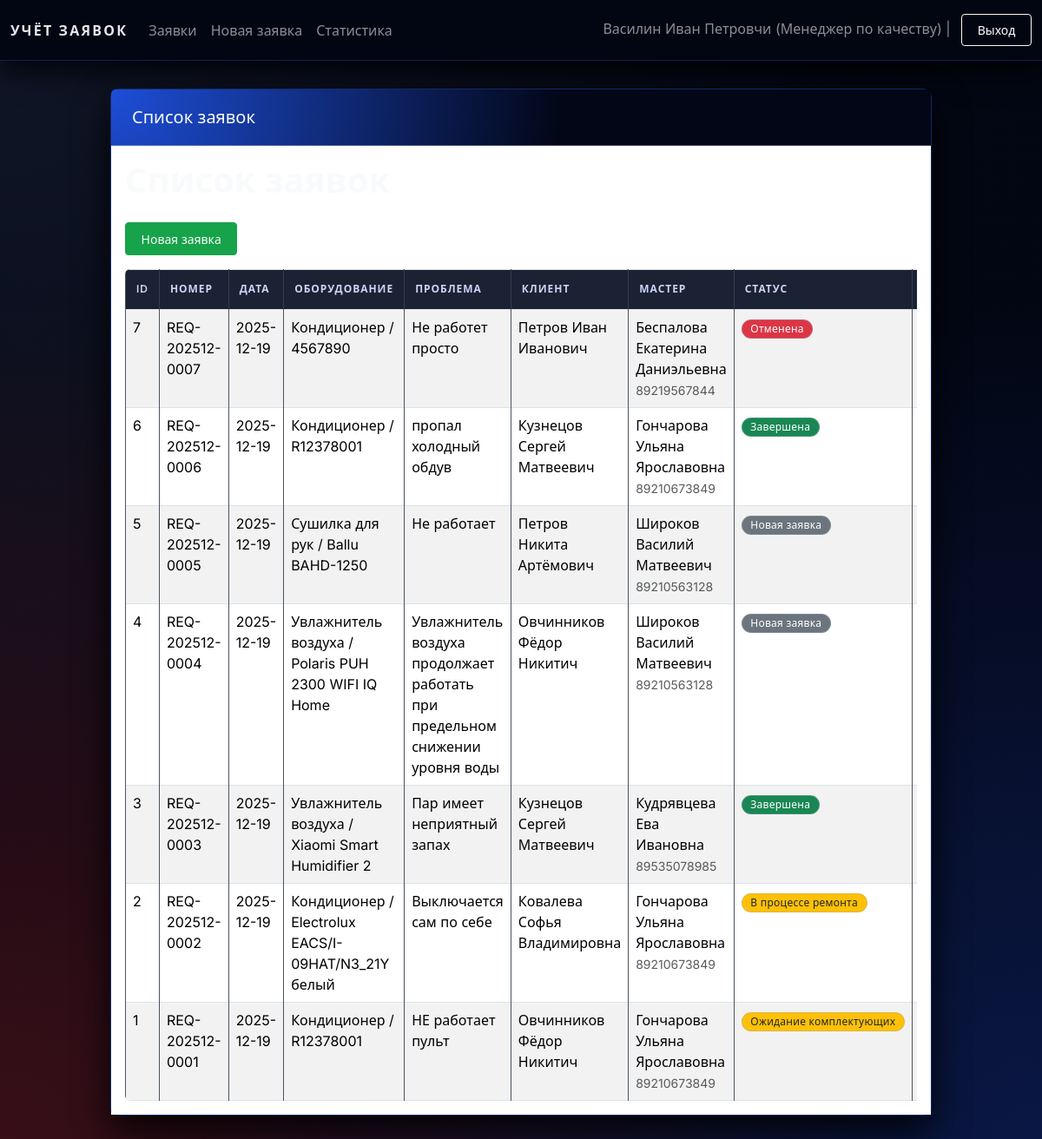
Screenshot of /requests (signed in) with the database file from the repository.
### tables this page shows
CREATE TABLE users (
            user_id INTEGER PRIMARY KEY AUTOINCREMENT,
            fio TEXT NOT NULL,
            phone TEXT,
            login TEXT UNIQUE NOT NULL,
            password TEXT NOT NULL,
            user_type TEXT NOT NULL CHECK (
                user_type IN ('Администратор', 'Менеджер', 'Специалист', 'Оператор', 'Заказчик', 'Менеджер по качеству')
            ),
            is_active INTEGER DEFAULT 1,
            registration_date TEXT DEFAULT (DATE('now')),
            email TEXT,
            address TEXT,
            notes TEXT
        );

CREATE TABLE requests (
            request_id INTEGER PRIMARY KEY AUTOINCREMENT,
            request_number TEXT UNIQUE,
            start_date TEXT NOT NULL,
            climate_tech_type TEXT NOT NULL,
            climate_tech_model TEXT NOT NULL,
            problem_description TEXT NOT NULL,
            request_status TEXT NOT NULL DEFAULT 'Новая заявка' CHECK (
                request_status IN ('Новая заявка', 'В процессе ремонта', 'Ожидание комплектующих',
                                    'Готова к выдаче', 'Завершена', 'Отменена')
            ),
            priority TEXT DEFAULT 'Средний' CHECK (priority IN ('Низкий', 'Средний', 'Высокий', 'Критичный')),
            completion_date TEXT,
            repair_parts TEXT,
            estimated_time INTEGER,

            master_id INTEGER REFERENCES users(user_id) ON DELETE SET NULL,
            client_id INTEGER NOT NULL REFERENCES users(user_id) ON DELETE CASCADE,
            quality_manager_id INTEGER REFERENCES users(user_id) ON DELETE SET NULL,

            deadline_extension TEXT,
            extension_reason TEXT,
            customer_agreement INTEGER DEFAULT 0,

            qr_code_generated INTEGER DEFAULT 0,
            qr_code_token TEXT UNIQUE,
            feedback_received INTEGER DEFAULT 0,

            created_at TEXT DEFAULT (DATETIME('now')),
            updated_at TEXT DEFAULT (DATETIME('now'))
        );

### web_app.py (the view)
    def wrapper(*args, **kwargs):
        if "user" not in session:
            return redirect(url_for("login"))
        return view_func(*args, **kwargs)

### web_app.py (called while the page is built, shortened)
def get_connection():
    if not os.path.exists(DB_NAME):
        raise FileNotFoundError(
            f"Файл базы данных '{DB_NAME}' не найден. "
            f"Сначала запустите 'test.py' для создания БД."
        )
    conn = sqlite3.connect(DB_NAME)
    conn.row_factory = sqlite3.Row
    return conn

def login_required(view_func):
    def wrapper(*args, **kwargs):
        if "user" not in session:
            return redirect(url_for("login"))
        return view_func(*args, **kwargs)
    wrapper.__name__ = view_func.__name__
    return wrapper

def can_edit_request(request_id, user):
    user_type = user.get("user_type")
    user_id = user.get("user_id")
    if user_type in ("Администратор", "Менеджер", "Менеджер по качеству"):
        return (True, True, True)  # Может всё

### templates/requests_list.html (shortened to what this page needs)
{% extends "base.html" %}
{% block header %}Список заявок{% endblock %}
{% block content %}
<h1>Список заявок</h1>
<p><a class="btn btn-success btn-sm" href="{{ url_for('new_request') }}">Новая заявка</a></p>
<div class="table-responsive">
  <table class="table table-striped table-bordered mb-0">
    <thead>
      <tr>
        <th>ID</th>
        <th>Номер</th>
        <th>Дата</th>
        <th>Оборудование</th>
        <th>Проблема</th>
        <th>Клиент</th>
        <th>Мастер</th>
        <th>Статус</th>
        <th>Действия</th>
      </tr>
    </thead>
    <tbody>
      {% for r in requests %}
      <tr>
        <td>{{ r.request_id }}</td>
        <td>{{ r.request_number }}</td>
        <td>{{ r.start_date }}</td>
        <td>{{ r.climate_tech_type }} / {{ r.climate_tech_model }}</td>
        <td>{{ r.problem_description }}</td>
        <td>{{ r.client_fio }}</td>
        <td>
          {% if r.master_fio %}
            {{ r.master_fio }}
            {% if r.master_phone %}
              <br><small class="text-muted">{{ r.master_phone }}</small>
            {% endif %}
          {% else %}
            <span class="text-muted">Не назначен</span>
          {% endif %}
        </td>
        <td><span class="badge status-badge {{ r.status_class }}">{{ r.request_status }}</span></td>
        <td>
        </td>
      </tr>
      {% endfor %}
    </tbody>
  </table>
</div>
{% endblock %}

### templates/base.html (shortened to what this page needs)
<!doctype html>
<html lang="ru">
<head>
    <link rel="stylesheet"
          href="https://cdn.jsdelivr.net/npm/bootstrap@5.3.2/dist/css/bootstrap.min.css">
    <link rel="stylesheet" href="{{ url_for('static', filename='styles.css') }}">
</head>
<body>
<nav class="navbar navbar-expand-lg navbar-dark bg-dark">
  <div class="container-fluid">
    <a class="navbar-brand" href="{{ url_for('index') }}">Учёт заявок</a>
    <div class="collapse navbar-collapse" id="navbarNav">
      <ul class="navbar-nav me-auto mb-2 mb-lg-0">
        {% if current_user %}
        <li class="nav-item">
          <a class="nav-link" href="{{ url_for('requests_list') }}">Заявки</a>
        </li>
        <li class="nav-item">
          <a class="nav-link" href="{{ url_for('new_request') }}">Новая заявка</a>
        </li>
        <li class="nav-item">
          <a class="nav-link" href="{{ url_for('stats') }}">Статистика</a>
        </li>
        {% endif %}
      </ul>
      <span class="navbar-text">
        {% if current_user %}
          {{ current_user['fio'] }} ({{ current_user['user_type'] }}) |
          <a href="{{ url_for('logout') }}" class="btn btn-sm btn-outline-light ms-2">Выход</a>
        {% else %}
          <a href="{{ url_for('login') }}" class="btn btn-sm btn-outline-light">Войти</a>
          <a href="{{ url_for('register') }}" class="btn btn-sm btn-outline-light ms-2">Регистрация</a>
        {% endif %}
      </span>
    </div>
  </div>
</nav>
<div class="container app-shell">
  <div class="row justify-content-center">
    <div class="col-12 col-lg-11 col-xl-10">
      <div class="card app-card">
        <div class="card-header app-card-header">
          <h5 class="mb-0">{% block header %}{{ title }}{% endblock %}</h5>
        </div>
        <div class="card-body bg-white">
          {% block content %}{% endblock %}
        </div>
      </div>
    </div>
  </div>
</div>
</body>
</html>

### static/styles.css (style rules this page uses)
* { box-sizing: border-box; }
body { min-height: 100vh; font-family: 'Inter', system-ui, -apple-system, BlinkMacSystemFont, 'Segoe UI', sans-serif; color: #e5e7eb; background-color: #020617; background-image: radial-gradient(circle at 0 0, rgba(148, 163, 184, 0.10) 0, transparent 55%), radial-gradient(circle at 100% 100%, rgba(30, 64, 175, 0.30) 0, transparent 55%), radial-gradient(circle at 0 100%, rgba(220, 38, 38, 0.25) 0, transparent 55%), linear-gradient(135deg, #020617 0%, #030712 45%, #020617 100%); background-attachment: fixed; }
.app-shell { padding: 32px 0 48px; }
.app-card { border-radius: 10px; box-shadow: 0 24px 60px rgba(15, 23, 42, 0.7); background: rgba(15, 23, 42, 0.96); border: 1px solid rgba(148, 163, 184, 0.18); }
.app-card-header { background: radial-gradient(circle at 0 0, #1d4ed8 0, #020617 55%); color: #f9fafb; padding: 1.25rem 1.5rem; border-bottom: 1px solid rgba(148, 163, 184, 0.4); }
.navbar { background: rgba(3, 7, 18, 0.96) !important; box-shadow: 0 10px 35px rgba(0, 0, 0, 0.9); backdrop-filter: blur(16px); border-bottom: 1px solid rgba(30, 64, 175, 0.45); }
.navbar-brand { font-weight: 650; letter-spacing: 0.14em; font-size: 1rem; text-transform: uppercase; color: #e5e7eb !important; }
.btn { border-radius: 4px; padding: 0.45rem 1.1rem; font-weight: 500; box-shadow: none; transition: background-color 0.2s ease, border-color 0.2s ease, color 0.2s ease, box-shadow 0.2s ease; }
.btn-success { background: #16a34a; border-color: #16a34a; color: #f9fafb; }
.status-badge { font-size: 0.75rem; padding: 0.25rem 0.6rem; border-radius: 999px; font-weight: 500; text-transform: none; letter-spacing: 0.02em; border: 1px solid rgba(148, 163, 184, 0.35); }
.table { border-radius: 6px; overflow: hidden; background: transparent; }
.table thead th { background: rgba(15, 23, 42, 0.95); color: #cbd5f5; vertical-align: middle; font-weight: 600; text-transform: uppercase; font-size: 0.75rem; letter-spacing: 0.08em; padding: 0.85rem 0.75rem; border-color: rgba(55, 65, 81, 0.9); }
.table tbody tr { transition: background-color 0.15s ease; }
.table tbody td { background-color: transparent; border-color: rgba(55, 65, 81, 0.9); }
h1 { color: #f9fafb; font-weight: 600; margin-bottom: 1.5rem; }
.card { border: none; border-radius: 10px; box-shadow: 0 18px 40px rgba(0, 0, 0, 0.85); transition: box-shadow 0.2s ease; background-color: rgba(15, 23, 42, 0.98); border: 1px solid rgba(30, 64, 175, 0.45); }

### rows the page displays
users: user_type "Менеджер по качеству"
requests: request_id "7", request_number "REQ-202512-0007", start_date "2025-12-19", climate_tech_type "Кондиционер", climate_tech_model "4567890", problem_description "Не работет просто", client_fio "Петров Иван Иванович", master_fio "Беспалова Екатерина Даниэльевна", master_phone "89219567844", request_status "Отменена"
requests: request_id "6", request_number "REQ-202512-0006", start_date "2025-12-19", climate_tech_type "Кондиционер", climate_tech_model "R12378001", problem_description "пропал холодный обдув", client_fio "Кузнецов Сергей Матвеевич", master_fio "Гончарова Ульяна Ярославовна", master_phone "89210673849", request_status "Завершена"
requests: request_id "5", request_number "REQ-202512-0005", start_date "2025-12-19", climate_tech_type "Сушилка для рук", climate_tech_model "Ballu BAHD-1250", problem_description "Не работает", client_fio "Петров Никита Артёмович", master_fio "Широков Василий Матвеевич", master_phone "89210563128", request_status "Новая заявка"
requests: request_id "4", request_number "REQ-202512-0004", start_date "2025-12-19", climate_tech_type "Увлажнитель воздуха", climate_tech_model "Polaris PUH 2300 WIFI IQ Home", problem_description "Увлажнитель воздуха продолжает работать при предельном снижении уровня воды", client_fio "Овчинников Фёдор Никитич", master_fio "Широков Василий Матвеевич", master_phone "89210563128", request_status "Новая заявка"
requests: request_id "3", request_number "REQ-202512-0003", start_date "2025-12-19", climate_tech_type "Увлажнитель воздуха", climate_tech_model "Xiaomi Smart Humidifier 2", problem_description "Пар имеет неприятный запах", client_fio "Кузнецов Сергей Матвеевич", master_fio "Кудрявцева Ева Ивановна", master_phone "89535078985", request_status "Завершена"
requests: request_id "2", request_number "REQ-202512-0002", start_date "2025-12-19", climate_tech_type "Кондиционер", climate_tech_model "Electrolux EACS/I-09HAT/N3_21Y белый", problem_description "Выключается сам по себе", client_fio "Ковалева Софья Владимировна", master_fio "Гончарова Ульяна Ярославовна", master_phone "89210673849", request_status "В процессе ремонта"
requests: request_id "1", request_number "REQ-202512-0001", start_date "2025-12-19", climate_tech_type "Кондиционер", climate_tech_model "R12378001", problem_description "НЕ работает пульт", client_fio "Овчинников Фёдор Никитич", master_fio "Гончарова Ульяна Ярославовна", master_phone "89210673849", request_status "Ожидание комплектующих"

### other values shown
{{ current_user['fio'] }} "Василин Иван Петровчи"
